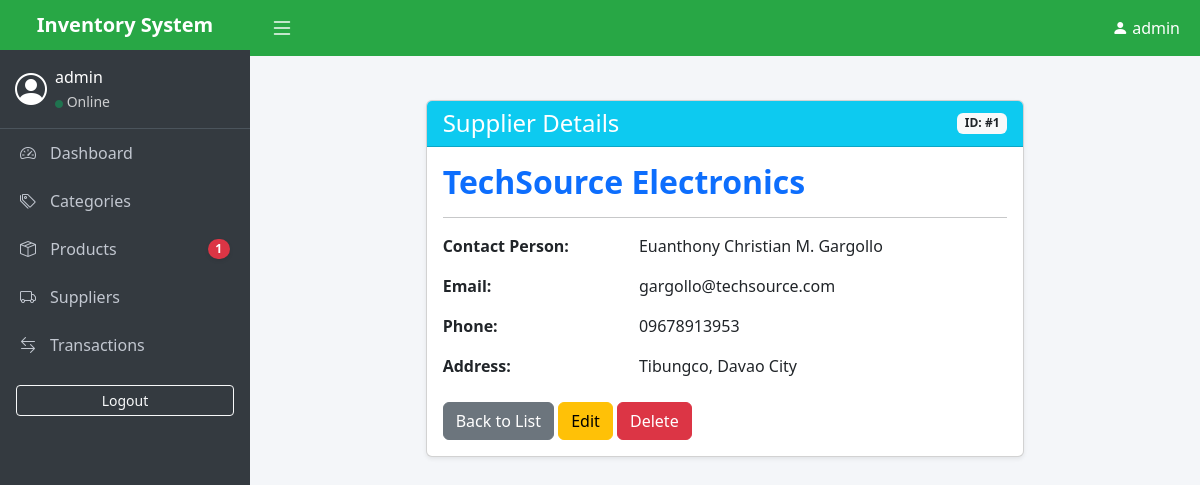
Page /suppliers/1/ (signed in) on the committed database.
### suppliers/models.py (models this page shows, shortened)
class Supplier(models.Model):
    company_name = models.CharField(max_length=200)
    contact_person = models.CharField(max_length=150)
    email = models.EmailField(unique=True)
    phone_number = models.CharField(max_length=20)
    address = models.TextField()
    is_active = models.BooleanField(default=True) # Fulfills the 5+ fields rule

### suppliers/views.py (the view)
# urls.py: path('<int:pk>/', views.supplier_detail, name='supplier_detail'), # Add this line
@login_required
@permission_required('suppliers.view_supplier', raise_exception=True)
def supplier_detail(request, pk):
    supplier = get_object_or_404(Supplier, pk=pk)
    return render(request, 'suppliers/supplier_detail.html', {'supplier': supplier})

### products/context_processors.py (called while the page is built)
def low_stock_alerts(request):
    if request.user.is_authenticated:
        low_stock_products = [p for p in Product.objects.all() if p.is_low_stock()]
        return {
            'low_stock_count': len(low_stock_products),
            'low_stock_items': low_stock_products[:5] # Show only top 5 in dropdown
        }
    return {}

### products/models.py (called while the page is built)
    def is_low_stock(self):
        return self.current_stock <= self.min_stock_level

### suppliers/templates/suppliers/supplier_detail.html
{% extends 'base.html' %}
{% block content %}
<div class="row mt-4">
    <div class="col-md-8 mx-auto">
        <div class="card shadow-sm">
            <div class="card-header bg-info text-white d-flex justify-content-between align-items-center">
                <h4 class="mb-0">Supplier Details</h4>
                <span class="badge bg-light text-dark">ID: #{{ supplier.id }}</span>
            </div>
            <div class="card-body">
                <h2 class="card-title fw-bold text-primary">{{ supplier.company_name }}</h2>
                <hr>
                <div class="row mb-3">
                    <div class="col-sm-4 fw-bold">Contact Person:</div>
                    <div class="col-sm-8">{{ supplier.contact_person }}</div>
                </div>
                <div class="row mb-3">
                    <div class="col-sm-4 fw-bold">Email:</div>
                    <div class="col-sm-8">{{ supplier.email }}</div>
                </div>
                <div class="row mb-3">
                    <div class="col-sm-4 fw-bold">Phone:</div>
                    <div class="col-sm-8">{{ supplier.phone_number }}</div>
                </div>
                <div class="row mb-3">
                    <div class="col-sm-4 fw-bold">Address:</div>
                    <div class="col-sm-8">{{ supplier.address }}</div>
                </div>
                <div class="mt-4">
                    <a href="{% url 'supplier_list' %}" class="btn btn-secondary">Back to List</a>
                    <a href="{% url 'supplier_update' supplier.id %}" class="btn btn-warning">Edit</a>
                    <a href="{% url 'supplier_delete' supplier.id %}" class="btn btn-danger">Delete</a>
                </div>
            </div>
        </div>
    </div>
</div>
{% endblock %}

### templates/base.html (shortened to what this page needs)
<!DOCTYPE html>
<html lang="en">
<head>
    <link href="https://cdn.jsdelivr.net/npm/bootstrap@5.3.0/dist/css/bootstrap.min.css" rel="stylesheet">
    <link rel="stylesheet" href="https://cdn.jsdelivr.net/npm/bootstrap-icons@1.11.1/font/bootstrap-icons.css">
</head>
<body>
    <div class="d-flex">
        {% if user.is_authenticated %}
        <nav class="sidebar" id="sidebar">
            <div class="main-header fw-bold fs-5 text-center">Inventory System</div>
            <div class="user-panel d-flex align-items-center">
                <i class="bi bi-person-circle fs-2 me-2"></i>
                <div>
                    <div>{{ user.username }}</div>
                    <small class="text-white opacity-75"><i class="bi bi-circle-fill text-success" style="font-size: 8px;"></i> Online</small>
                </div>
            </div>
            <ul class="nav flex-column">
                <li class="nav-item">
                    <a href="{% url 'dashboard' %}" class="nav-link"><i class="bi bi-speedometer2"></i> Dashboard</a>
                </li>
                <li class="nav-item">
                    <a href="{% url 'category_list' %}" class="nav-link"><i class="bi bi-tags"></i> Categories</a>
                </li>
                <li class="nav-item">
                    <a href="{% url 'product_list' %}" class="nav-link d-flex justify-content-between align-items-center">
                        <span><i class="bi bi-box-seam"></i> Products</span>
                        {% if low_stock_count > 0 %}
                            <span class="badge rounded-pill bg-danger shadow-sm" style="font-size: 0.75rem;">
                                {{ low_stock_count }}
                            </span>
                        {% endif %}
                    </a>
                </li>
                {% if user.is_superuser %}
                <li class="nav-item">
                    <a href="{% url 'supplier_list' %}" class="nav-link"><i class="bi bi-truck"></i> Suppliers</a>
                </li>
                {% endif %}
                <li class="nav-item">
                    <a href="{% url 'transaction_list' %}" class="nav-link"><i class="bi bi-arrow-left-right"></i> Transactions</a>
                </li>
                <li class="nav-item">
                    <form method="post" action="{% url 'logout' %}" class="p-3">
                        <button class="btn btn-outline-light btn-sm w-100">Logout</button>
                    </form>
                </li>
            </ul>
        </nav>
        {% endif %}
        <div class="w-100">
            {% if user.is_authenticated %}
            <header class="main-header d-flex justify-content-between align-items-center">
                <button class="btn p-0 text-white border-0 shadow-none" id="sidebarToggle">
                    <i class="bi bi-list fs-4"></i>
                </button>
                <div class="d-flex align-items-center">
                    <i class="bi bi-person-fill me-1"></i> {{ user.username }}
                </div>
            </header>
            {% endif %}
            <main class="content-wrapper">
                {% block content %}{% endblock %}
            </main>
        </div>
    </div>
</body>
</html>

### templates/base.html (style rules this page uses)
body { background-color: #f4f6f9; overflow-x: hidden; }
.sidebar { min-width: 250px; max-width: 250px; background: #343a40; color: #fff; min-height: 100vh; transition: all 0.3s ease-in-out; }
.sidebar .nav-link { color: #c2c7d0; padding: 12px 20px; display: flex; align-items: center; white-space: nowrap; }
.sidebar .nav-link i { margin-right: 10px; width: 20px; }
.main-header { background: #28a745; color: white; padding: 10px 20px; }
.user-panel { padding: 15px; border-bottom: 1px solid #4b545c; }
.content-wrapper { width: 100%; padding: 20px; }

### rows in the picture
Supplier: id "1", company_name "TechSource Electronics", contact_person "Euanthony Christian M. Gargollo", email "gargollo@techsource.com", phone_number "09678913953", address "Tibungco, Davao City"

### other values in the picture
{{ user.username }} "admin"
{{ low_stock_count }} "1"
